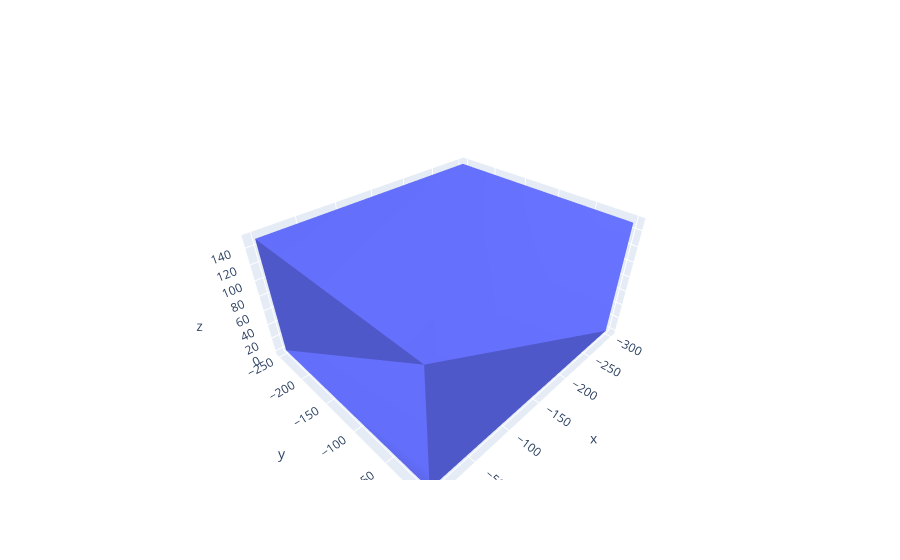

Notebook code for this chart:
### Code cell
fig = go.Figure()
x = [-300, -300, 0, 0, -300, -300, 0, 0]
y = [-250, 0, 0, -250, -250, 0, 0, -250]
z = [0, 0, 0, 0, 150, 150, 150, 150]
Data = go.Mesh3d(
        
        x=x,
        y=y,
        z=z,
        colorbar_title='z',
       
        i = [7, 0, 0, 0, 4, 4, 6, 6, 4, 0, 3, 2],
        j = [3, 4, 1, 2, 5, 6, 5, 2, 0, 1, 6, 3],
        k = [0, 7, 2, 3, 6, 7, 1, 1, 5, 5, 7, 6],
        name='y',
        showscale=True
    )
fig.add_trace(Data)

### Figure 1 — Plotly figure (JSON) as saved in the notebook; plotly's stock layout.template omitted (floating-point values rounded to 4 significant figures)
{"data": [{"colorbar": {"title": {"text": "z"}}, "i": [7, 0, 0, 0, 4, 4, 6, 6, 4, 0, 3, 2], "j": [3, 4, 1, 2, 5, 6, 5, 2, 0, 1, 6, 3], "k": [0, 7, 2, 3, 6, 7, 1, 1, 5, 5, 7, 6], "name": "y", "showscale": true, "type": "mesh3d", "x": [-300, -300, 0, 0, -300, -300, 0, 0], "y": [-250, 0, 0, -250, -250, 0, 0, -250], "z": [0, 0, 0, 0, 150, 150, 150, 150]}], "layout": {}}
